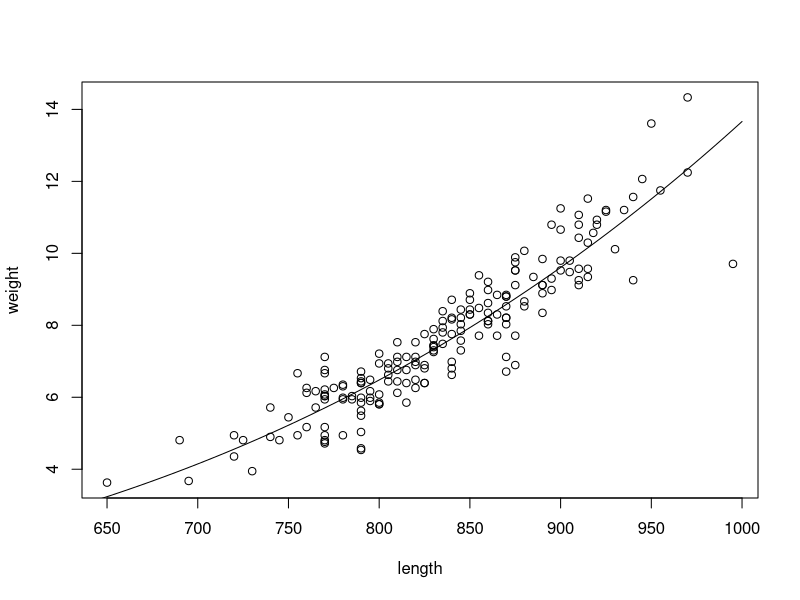
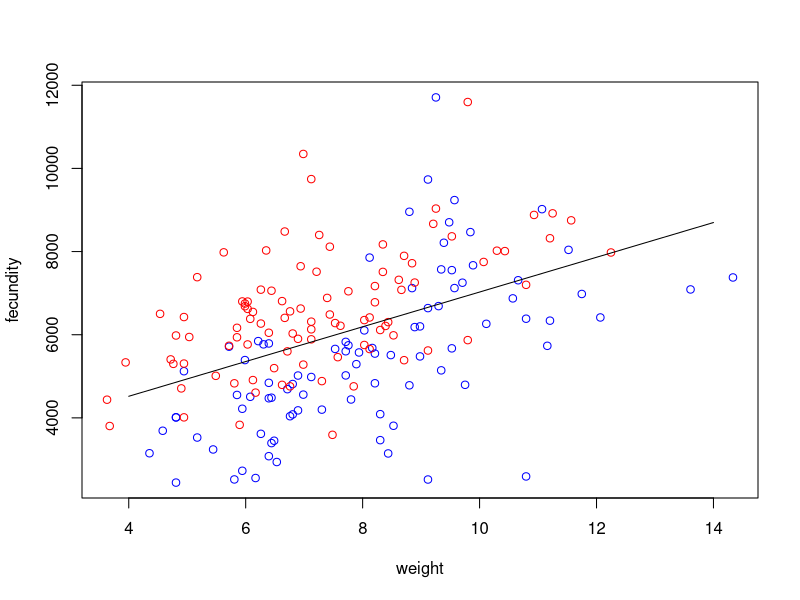
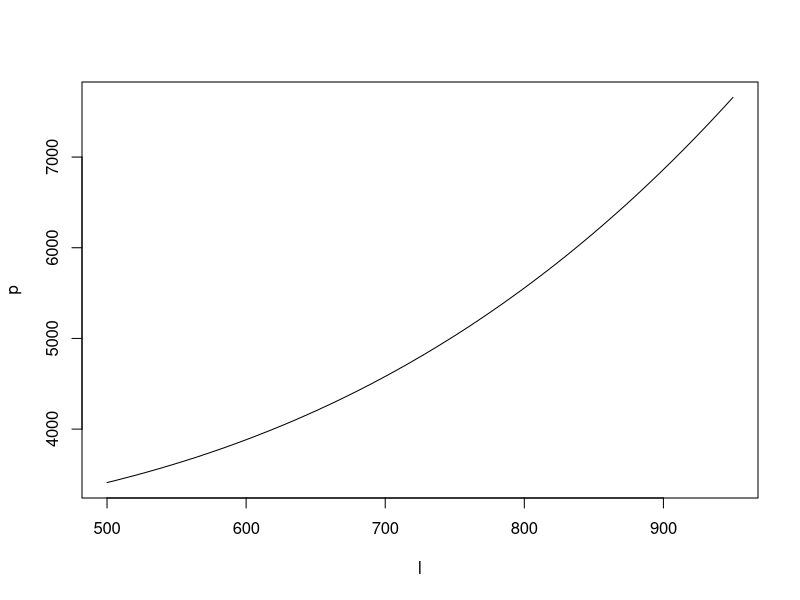

Reproduce these figures in R, in order.

setwd("C:/Users/bas0041/Dropbox/PhD Project/Manuscripts/Escapement Quality/esc-qual-ms-analysis/1-data-prep/c-fecundity-data")

dat = read.csv("yukon-fecundity-2006.csv")
dat$weight = dat$weight/2.20462  # convert weight to kilograms

# fit length-weight relationship
plot(weight ~ length, data = dat)
fit_lw = lm(log(weight) ~ log(length), data = dat)
lw_a = unname(exp(coef(fit_lw)[1]))
lw_b = unname(coef(fit_lw)[2])
curve(lw_a * x ^ lw_b, from = 600, to = 1000, add = T)

# fit weight-fecundity relationship
plot(fecundity ~ weight, data = dat, col = ifelse(dat$district == 5, "blue", "red"))
fit_wf = lm(fecundity ~ weight, data = dat)
summary(fit_wf)
wf_b0 = unname(coef(fit_wf)[1])
wf_b1 = unname(coef(fit_wf)[2])
curve(wf_b0 + wf_b1 * x, from = 4, to = 14, add = T)

# function to obtain fecundity from length
predict_fecundity = function(length, lw_a = 1.282001e-09, lw_b = 3.342558,
                          wf_b0 = 2847.348, wf_b1 = 417.9477) {
  pred_weight = lw_a * length ^ lw_b
  round(wf_b0 + pred_weight * wf_b1)
}

# length-fecundity relationship
l = 500:950
p = predict_fecundity(l)
plot(p ~ l, type = "l")

# apply to kusko mean length data
mean_lengths = read.csv("../b-length-data/outputs/esc-mean-length.csv")
f_lengths = mean_lengths[,stringr::str_detect(colnames(mean_lengths), "f")]
out = apply(f_lengths, 2, predict_fecundity)

out = data.frame(cbind(year = mean_lengths$year, out))
write.csv(out, "predicted-fecundity.csv")
